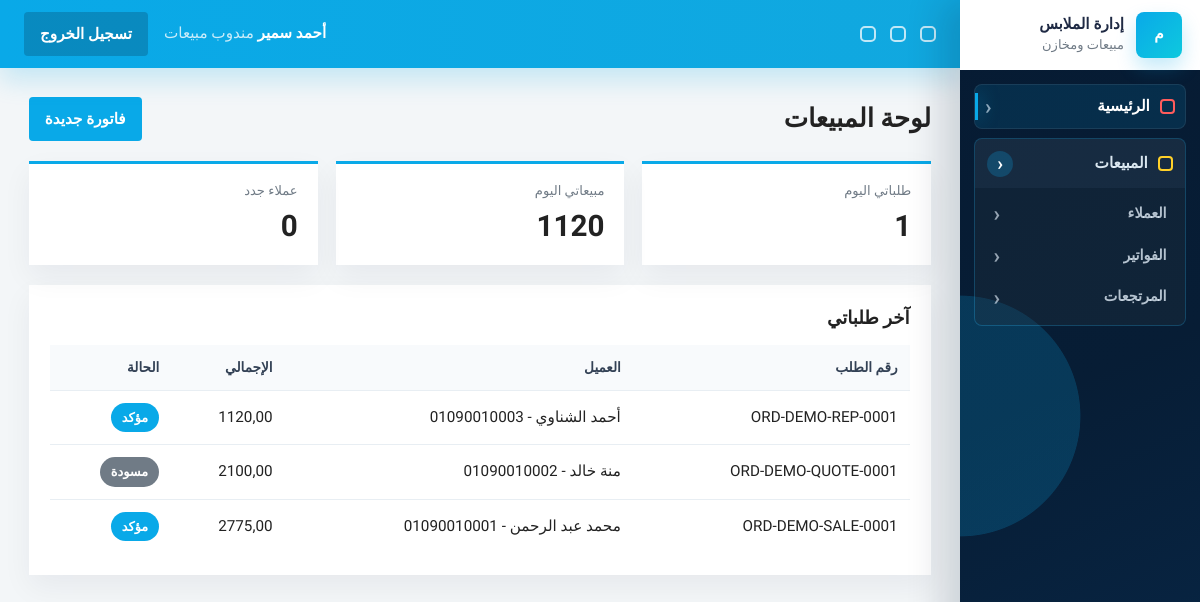
The app's page / (signed in) with its own data.
### accounts/models.py (models this page shows)
class User(AbstractUser):
    ROLE_MANAGER = 'manager'
    ROLE_SALES = 'sales'
    ROLE_WAREHOUSE = 'warehouse'
    ROLE_CHOICES = [
        (ROLE_MANAGER, 'مسؤول النظام'),
        (ROLE_SALES, 'مندوب مبيعات'),
        (ROLE_WAREHOUSE, 'مسؤول مخزن'),
    ]
    role = models.CharField(max_length=20, choices=ROLE_CHOICES, default=ROLE_SALES, db_index=True)
    phone = models.CharField(max_length=20, blank=True, null=True)
    created_at = models.DateTimeField(auto_now_add=True, db_index=True)
    class Meta:
        indexes = [
            models.Index(fields=['role', 'is_active']),
            models.Index(fields=['created_at']),
        ]
    @property
    def is_manager(self):
        return self.role == self.ROLE_MANAGER or self.is_superuser
    @property
    def is_sales(self):
        return self.role == self.ROLE_SALES
    @property
    def is_warehouse(self):
        return self.role == self.ROLE_WAREHOUSE

### orders/models.py (models this page shows, shortened)
class Order(models.Model):
    DOCUMENT_SALE = 'sale'
    DOCUMENT_QUOTE = 'quote'
    DOCUMENT_SAMPLE = 'sample'
    DOCUMENT_TYPE_CHOICES = [
        (DOCUMENT_SALE, 'Sale'),
        (DOCUMENT_QUOTE, 'Priced quote'),
        (DOCUMENT_SAMPLE, 'Sample / free issue'),
    ]
    TYPE_B2C = 'b2c'
    TYPE_B2B = 'b2b'
    ORDER_TYPE_CHOICES = [
        (TYPE_B2C, 'قطاعي'),
        (TYPE_B2B, 'جملة'),
    ]
    STATUS_DRAFT = 'draft'
    STATUS_CONFIRMED = 'confirmed'
    STATUS_PREPARING = 'preparing'
    STATUS_READY = 'ready'
    STATUS_COMPLETED = 'completed'
    STATUS_CANCELLED = 'cancelled'
    STATUS_PARTIALLY_RETURNED = 'partially_returned'
    STATUS_RETURNED = 'returned'
    STATUS_CHOICES = [
        (STATUS_DRAFT, 'مسودة'),
        (STATUS_CONFIRMED, 'مؤكد'),
        (STATUS_PREPARING, 'قيد التجهيز'),
        (STATUS_READY, 'جاهز'),
        (STATUS_COMPLETED, 'مكتمل'),
        (STATUS_CANCELLED, 'ملغي'),
        (STATUS_PARTIALLY_RETURNED, 'مرتجع جزئيا'),
        (STATUS_RETURNED, 'مرتجع'),
    ]
    PAYMENT_UNPAID = 'unpaid'
    PAYMENT_PARTIAL = 'partial'
    PAYMENT_PAID = 'paid'
    PAYMENT_STATUS_CHOICES = [
        (PAYMENT_UNPAID, 'غير مدفوع'),
        (PAYMENT_PARTIAL, 'مدفوع جزئيا'),
        (PAYMENT_PAID, 'مدفوع بالكامل'),
    ]
    METHOD_CASH = 'cash'
    METHOD_COD = 'cod'
    METHOD_BANK = 'bank_transfer'
    METHOD_WALLET = 'wallet_transfer'
    PAYMENT_METHOD_CHOICES = [
        (METHOD_CASH, 'نقدي'),
        (METHOD_COD, 'الدفع عند الاستلام'),
        (METHOD_BANK, 'تحويل بنكي مسجل يدويا'),
        (METHOD_WALLET, 'تحويل محفظة مسجل يدويا'),
    ]
    order_number = models.CharField(max_length=50, unique=True, db_index=True)
    document_type = models.CharField(max_length=20, choices=DOCUMENT_TYPE_CHOICES, default=DOCUMENT_SALE, db_index=True)
    order_type = models.CharField(max_length=10, choices=ORDER_TYPE_CHOICES)
    customer = models.ForeignKey(Customer, on_delete=models.SET_NULL, null=True)
    warehouse = models.ForeignKey(Warehouse, on_delete=models.SET_NULL, null=True)
    status = models.CharField(max_length=20, choices=STATUS_CHOICES, default=STATUS_DRAFT, db_index=True)
    payment_status = models.CharField(max_length=20, choices=PAYMENT_STATUS_CHOICES, default=PAYMENT_UNPAID, db_index=True)
    payment_method = models.CharField(max_length=30, choices=PAYMENT_METHOD_CHOICES, default=METHOD_CASH)
    wallet_from_number = models.CharField(max_length=50, blank=True, null=True)
    wallet_to_number = models.CharField(max_length=50, blank=True, null=True)
    subtotal = models.DecimalField(max_digits=12, decimal_places=2, default=0)
    discount = models.DecimalField(max_digits=12, decimal_places=2, default=0)
    discount_amount = models.DecimalField(max_digits=12, decimal_places=2, default=0, validators=[MinValueValidator(0)])
    discount_percentage = models.DecimalField(max_digits=5, decimal_places=2, default=0, validators=[MinValueValidator(0), MaxValueValidator(100)])
    discount_reason = models.TextField(blank=True, null=True)
    discount_approved_by = models.ForeignKey(
        settings.AUTH_USER_MODEL,
        on_delete=models.SET_NULL,
        null=True,
        blank=True,
        related_name='approved_order_discounts',
    )
    total = models.DecimalField(max_digits=12, decimal_places=2, default=0)
    total_cost = models.DecimalField(max_digits=12, decimal_places=2, default=0)
    gross_profit = models.DecimalField(max_digits=12, decimal_places=2, default=0)
    paid_amount = models.DecimalField(max_digits=12, decimal_places=2, default=0)
    remaining_amount = models.DecimalField(max_digits=12, decimal_places=2, default=0)
    notes = models.TextField(blank=True, null=True)
    created_by = models.ForeignKey(settings.AUTH_USER_MODEL, on_delete=models.SET_NULL, null=True)
    created_at = models.DateTimeField(auto_now_add=True, db_index=True)
    updated_at = models.DateTimeField(auto_now=True)
    class Meta:
        indexes = [
            models.Index(fields=['order_number']),
            models.Index(fields=['status', 'created_at']),
            models.Index(fields=['created_at']),
        ]

### customers/models.py (models this page shows)
class Customer(models.Model):
    TYPE_B2C = 'b2c'
    TYPE_B2B = 'b2b'
    TYPE_RETAIL = 'retail'
    TYPE_WHOLESALE = 'wholesale'
    TYPE_VIP = 'vip'
    TYPE_INACTIVE = 'inactive'
    TYPE_POTENTIAL = 'potential'
    TYPE_PROBLEM = 'problem_customer'
    CUSTOMER_TYPE_CHOICES = [
        (TYPE_B2C, 'عميل فردي'),
        (TYPE_B2B, 'عميل جملة / شركة'),
        (TYPE_RETAIL, 'قطاعي'),
        (TYPE_WHOLESALE, 'جملة'),
        (TYPE_VIP, 'VIP'),
        (TYPE_INACTIVE, 'غير نشط'),
        (TYPE_POTENTIAL, 'محتمل'),
        (TYPE_PROBLEM, 'عميل يحتاج متابعة'),
    ]
    name = models.CharField(max_length=200, db_index=True)
    customer_type = models.CharField(max_length=30, choices=CUSTOMER_TYPE_CHOICES, default=TYPE_RETAIL, db_index=True)
    phone = models.CharField(max_length=20, db_index=True)
    whatsapp = models.CharField(max_length=20, blank=True, null=True)
    email = models.EmailField(blank=True, null=True)
    company_name = models.CharField(max_length=200, blank=True, null=True)
    tax_number = models.CharField(max_length=100, blank=True, null=True)
    address = models.TextField(blank=True, null=True)
    credit_limit = models.DecimalField(max_digits=12, decimal_places=2, default=0, validators=[MinValueValidator(0)])
    opening_balance = models.DecimalField(max_digits=12, decimal_places=2, default=0)
    notes = models.TextField(blank=True, null=True)
    is_active = models.BooleanField(default=True, db_index=True)
    created_by = models.ForeignKey(settings.AUTH_USER_MODEL, on_delete=models.SET_NULL, null=True)
    created_at = models.DateTimeField(auto_now_add=True, db_index=True)
    class Meta:
        indexes = [
            models.Index(fields=['phone']),
            models.Index(fields=['name', 'phone']),
            models.Index(fields=['created_at']),
        ]
    def __str__(self):
        return f'{self.name} - {self.phone}'

### dashboard/views.py (the view, shortened to what this page needs)
# urls.py: path('', DashboardView.as_view(), name='index'),
class DashboardView(RoleRequiredMixin, TemplateView):
    allowed_roles = ('manager', 'sales', 'warehouse')
    def get_template_names(self):
        role = self.request.user.role
        if self.request.user.is_superuser or role == 'manager':
            return ['dashboard/manager.html']
        if role == 'warehouse':
            return ['dashboard/warehouse.html']
        return ['dashboard/sales.html']
    def get_context_data(self, **kwargs):
        context = super().get_context_data(**kwargs)
        today = timezone.localdate()
        user = self.request.user
        if user.is_superuser or user.role == 'manager':
            kpis = manager_dashboard_kpis()
            context.update(kpis)
            context['today_gross_profit'] = kpis['gross_profit']
            context['cash_balance'] = sum(account.balance for account in kpis['cash_accounts'])
            context['paid_total'] = kpis['collections_total']
            context['remaining_total'] = kpis['customer_remaining_total']
        else:
            my_orders = Order.objects.filter(created_by=user, created_at__date=today)
            context.update({
                'my_orders_today': my_orders.count(),
                'my_sales_today': my_orders.aggregate(v=Sum('total'))['v'] or 0,
                'my_customers': Customer.objects.filter(created_by=user, created_at__date=today).count(),
                'latest_orders': Order.objects.filter(created_by=user).select_related('customer').order_by('-created_at')[:10],
            })
        return context

### accounts/permissions.py (called while the page is built)
def has_role(user, *roles):
    if not user.is_authenticated:
        return False
    if user.is_superuser or getattr(user, 'role', None) == 'manager':
        return True
    return getattr(user, 'role', None) in roles

    def test_func(self):
        return has_role(self.request.user, *self.allowed_roles)

### templates/dashboard/sales.html (shortened to what this page needs)
{% extends 'base.html' %}
{% block content %}
<div class="page-head"><h1>لوحة المبيعات</h1><a class="btn btn-accent" href="{% url 'orders:create' %}">فاتورة جديدة</a></div>
<div class="stats-grid">
    <div class="stat-card"><span>طلباتي اليوم</span><strong>{{ my_orders_today }}</strong></div>
    <div class="stat-card"><span>مبيعاتي اليوم</span><strong>{{ my_sales_today }}</strong></div>
    <div class="stat-card"><span>عملاء جدد</span><strong>{{ my_customers }}</strong></div>
</div>
<section class="card">
    <h2>آخر طلباتي</h2>
    <div class="table-wrap">
        <table>
            <thead><tr><th>رقم الطلب</th><th>العميل</th><th>الإجمالي</th><th>الحالة</th></tr></thead>
            <tbody>
            {% for order in latest_orders %}
                <tr><td>{{ order.order_number }}</td><td>{{ order.customer|default:'-' }}</td><td>{{ order.total }}</td><td><span class="badge status-{{ order.status }}">{{ order.get_status_display }}</span></td></tr>
            {% empty %}
                <tr><td colspan="4">لا توجد طلبات حديثة</td></tr>
            {% endfor %}
            </tbody>
        </table>
    </div>
</section>
{% endblock %}

### templates/partials/navbar.html (shortened to what this page needs)
<header class="topbar">
    <div class="topbar-tools" aria-hidden="true">
        <span></span>
        <span></span>
        <span></span>
    </div>
    <div class="topbar-user">
        <strong>{{ request.user.get_full_name|default:request.user.username }}</strong>
        <span>{{ request.user.get_role_display }}</span>
    </div>
    <form method="post" action="{% url 'accounts:logout' %}">
        <button class="btn btn-secondary" type="submit">تسجيل الخروج</button>
    </form>
</header>

### records on screen
User: user.get_full_name "أحمد سمير", user.role "مندوب مبيعات"
Order: order_number "ORD-DEMO-REP-0001", customer "أحمد الشناوي - 01090010003", total "1120,00", status "مؤكد"
Order: order_number "ORD-DEMO-QUOTE-0001", customer "منة خالد - 01090010002", total "2100,00", status "مسودة"
Order: order_number "ORD-DEMO-SALE-0001", customer "محمد عبد الرحمن - 01090010001", total "2775,00", status "مؤكد"

### other values on screen
{{ my_orders_today }} "1"
{{ my_sales_today }} "1120"
{{ my_customers }} "0"
